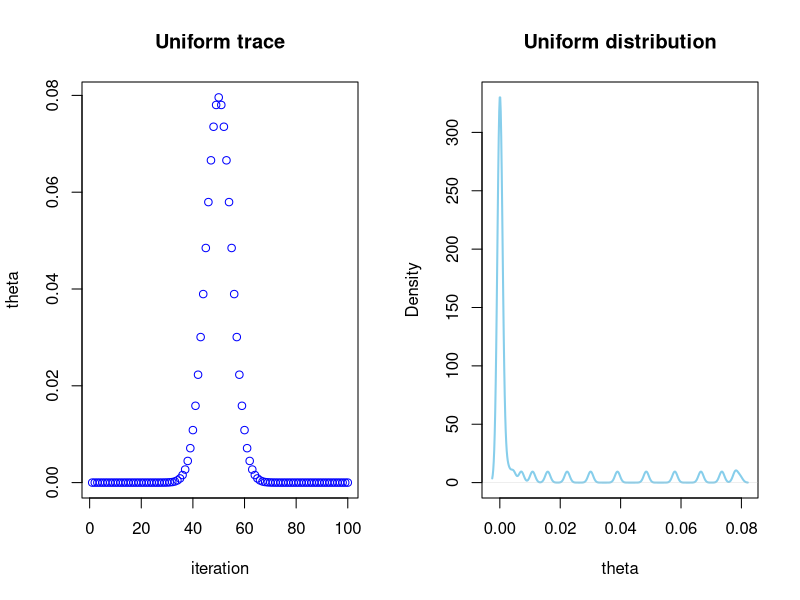
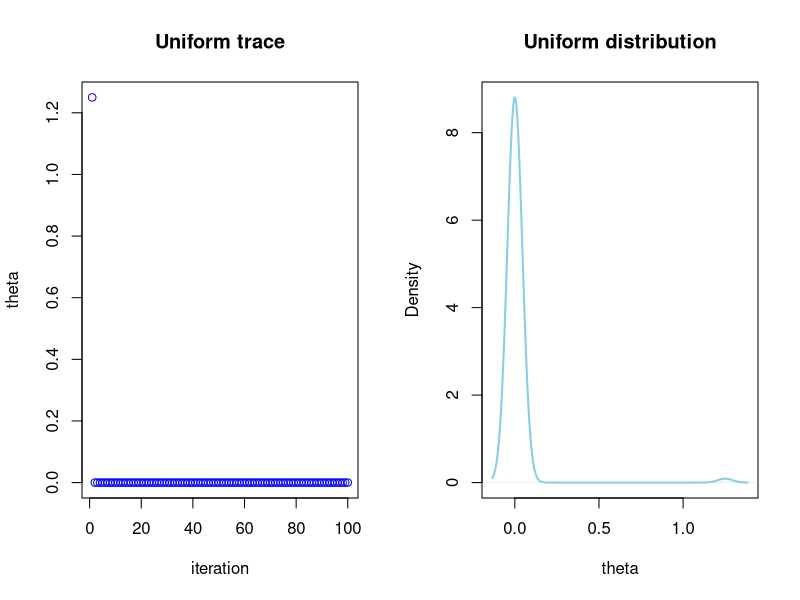

Generate these figures, in order, with R:
##############################
# 4 Inference with Gaussians
##############################
# Uniform Distribution
# p(x) = choose(n, x) p^x (1-p)^(n-x)
# choose(n, x) = n!/x!(n-x)!
theta = dbinom(1:100,100,1/2)
summary(theta)
par(mfrow=c(1,2))
plot(theta, main='Uniform trace',xlab='iteration', col='blue', lwd=1)
plot(density(theta), main='Uniform distribution',xlab='theta', col='skyblue', lwd=2)

?dbinom

# Beta Distribution
theta = dbeta(1:100,1,1,1/2)
summary(theta)
par(mfrow=c(1,2))
plot(theta, main='Uniform trace',xlab='iteration', col='blue', lwd=1)
plot(density(theta), main='Uniform distribution',xlab='theta', col='skyblue', lwd=2)

exp(1)
?exp
